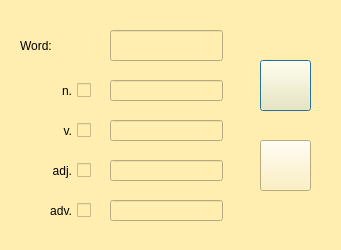
<?xml version="1.0" encoding="UTF-8"?>
<ui version="4.0">
 <class>ChangeWordDialog</class>
 <widget class="QDialog" name="ChangeWordDialog">
  <property name="geometry">
   <rect>
    <x>0</x>
    <y>0</y>
    <width>341</width>
    <height>250</height>
   </rect>
  </property>
  <property name="minimumSize">
   <size>
    <width>341</width>
    <height>250</height>
   </size>
  </property>
  <property name="maximumSize">
   <size>
    <width>341</width>
    <height>250</height>
   </size>
  </property>
  <property name="windowTitle">
   <string>Dialog</string>
  </property>
  <property name="styleSheet">
   <string notr="true">background-color: rgb(255, 238, 176);</string>
  </property>
  <widget class="QLineEdit" name="wordInput">
   <property name="enabled">
    <bool>false</bool>
   </property>
   <property name="geometry">
    <rect>
     <x>110</x>
     <y>30</y>
     <width>113</width>
     <height>31</height>
    </rect>
   </property>
   <property name="styleSheet">
    <string notr="true">font: 11pt &quot;Arial&quot;;</string>
   </property>
   <property name="text">
    <string/>
   </property>
  </widget>
  <widget class="QPushButton" name="acceptButton">
   <property name="geometry">
    <rect>
     <x>260</x>
     <y>60</y>
     <width>51</width>
     <height>51</height>
    </rect>
   </property>
   <property name="styleSheet">
    <string notr="true">border-image: url(:/new/prefix1/acceptPicture.png);</string>
   </property>
   <property name="text">
    <string/>
   </property>
  </widget>
  <widget class="QLineEdit" name="nounInput">
   <property name="enabled">
    <bool>false</bool>
   </property>
   <property name="geometry">
    <rect>
     <x>110</x>
     <y>80</y>
     <width>113</width>
     <height>21</height>
    </rect>
   </property>
  </widget>
  <widget class="QCheckBox" name="nounCheck">
   <property name="enabled">
    <bool>true</bool>
   </property>
   <property name="geometry">
    <rect>
     <x>40</x>
     <y>70</y>
     <width>51</width>
     <height>41</height>
    </rect>
   </property>
   <property name="layoutDirection">
    <enum>Qt::RightToLeft</enum>
   </property>
   <property name="styleSheet">
    <string notr="true">font: 14pt &quot;Arial&quot;;</string>
   </property>
   <property name="text">
    <string>n.</string>
   </property>
   <property name="checkable">
    <bool>true</bool>
   </property>
   <property name="checked">
    <bool>false</bool>
   </property>
  </widget>
  <widget class="QCheckBox" name="adjectiveCheck">
   <property name="geometry">
    <rect>
     <x>30</x>
     <y>150</y>
     <width>61</width>
     <height>41</height>
    </rect>
   </property>
   <property name="layoutDirection">
    <enum>Qt::RightToLeft</enum>
   </property>
   <property name="styleSheet">
    <string notr="true">font: 14pt &quot;Arial&quot;;</string>
   </property>
   <property name="text">
    <string>adj.</string>
   </property>
  </widget>
  <widget class="QCheckBox" name="verbCheck">
   <property name="geometry">
    <rect>
     <x>40</x>
     <y>110</y>
     <width>51</width>
     <height>41</height>
    </rect>
   </property>
   <property name="layoutDirection">
    <enum>Qt::RightToLeft</enum>
   </property>
   <property name="styleSheet">
    <string notr="true">font: 14pt &quot;Arial&quot;;</string>
   </property>
   <property name="text">
    <string>v.</string>
   </property>
  </widget>
  <widget class="QCheckBox" name="adverbCheck">
   <property name="geometry">
    <rect>
     <x>20</x>
     <y>190</y>
     <width>71</width>
     <height>41</height>
    </rect>
   </property>
   <property name="layoutDirection">
    <enum>Qt::RightToLeft</enum>
   </property>
   <property name="styleSheet">
    <string notr="true">font: 14pt &quot;Arial&quot;;</string>
   </property>
   <property name="text">
    <string>adv.</string>
   </property>
  </widget>
  <widget class="QPushButton" name="cancelButton">
   <property name="geometry">
    <rect>
     <x>260</x>
     <y>140</y>
     <width>51</width>
     <height>51</height>
    </rect>
   </property>
   <property name="styleSheet">
    <string notr="true">border-image: url(:/new/prefix1/cancelPicture.png);</string>
   </property>
   <property name="text">
    <string/>
   </property>
  </widget>
  <widget class="QLabel" name="wordLabel">
   <property name="geometry">
    <rect>
     <x>20</x>
     <y>30</y>
     <width>81</width>
     <height>31</height>
    </rect>
   </property>
   <property name="styleSheet">
    <string notr="true">font: 16pt &quot;Arial&quot;;</string>
   </property>
   <property name="text">
    <string>Word:</string>
   </property>
  </widget>
  <widget class="QLineEdit" name="adjectiveInput">
   <property name="enabled">
    <bool>false</bool>
   </property>
   <property name="geometry">
    <rect>
     <x>110</x>
     <y>160</y>
     <width>113</width>
     <height>21</height>
    </rect>
   </property>
  </widget>
  <widget class="QLineEdit" name="verbInput">
   <property name="enabled">
    <bool>false</bool>
   </property>
   <property name="geometry">
    <rect>
     <x>110</x>
     <y>120</y>
     <width>113</width>
     <height>21</height>
    </rect>
   </property>
  </widget>
  <widget class="QLineEdit" name="adverbInput">
   <property name="enabled">
    <bool>false</bool>
   </property>
   <property name="geometry">
    <rect>
     <x>110</x>
     <y>200</y>
     <width>113</width>
     <height>21</height>
    </rect>
   </property>
  </widget>
 </widget>
 <resources/>
 <connections/>
</ui>
